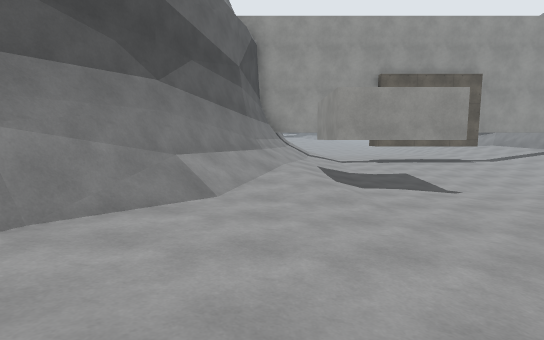
View 1 (above)

16 first-person views from a walk through a Unity game level. The camera is 1.3 m above the floor, tilts 6° down and sees 85° across. The floor is counted in squares, 2 m on a side. Each view is taken from the middle of a square. On the plan, view 1 faces up. The plan holds only what a view shows up to about 9 squares ahead; the rest is blank. The place goes on beyond the plan. Surface patterns are stand-ins for the level's own textures.

View 2
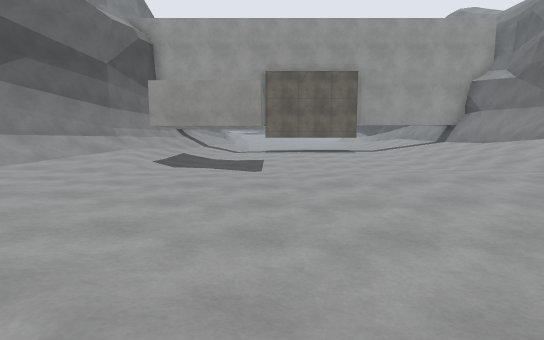

View 3
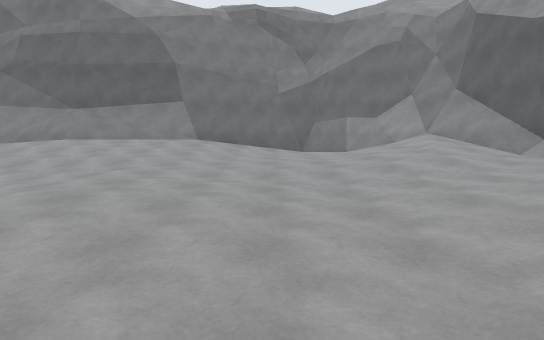

View 4
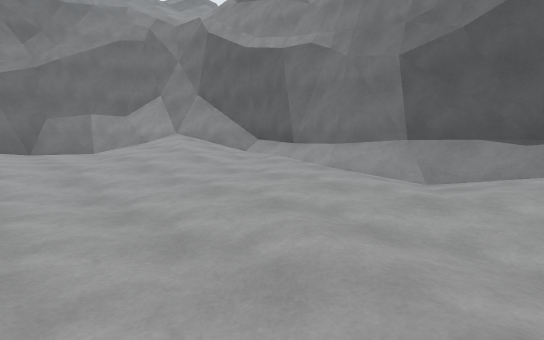

View 5
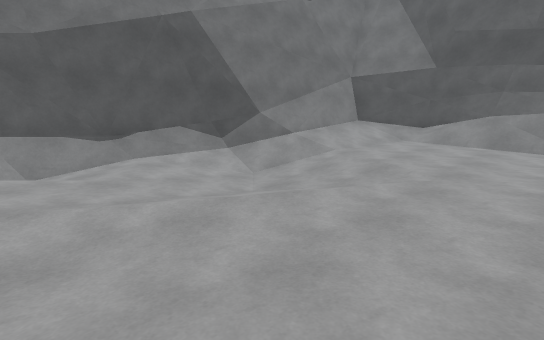

View 6
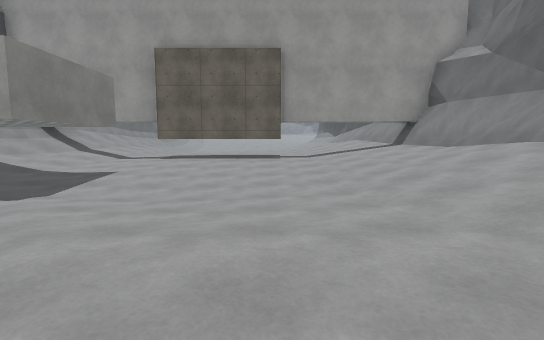

View 7
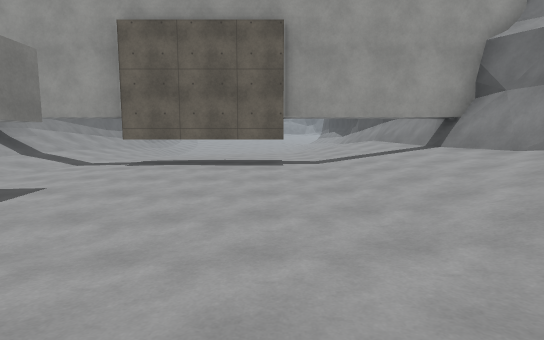

View 8
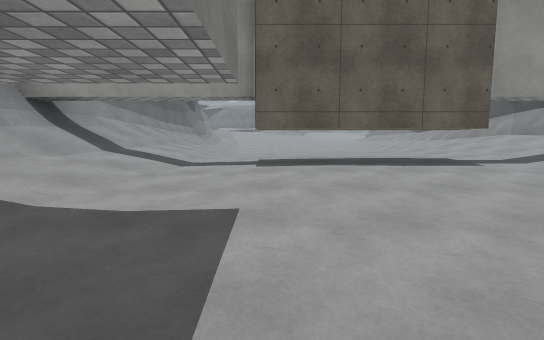

View 9
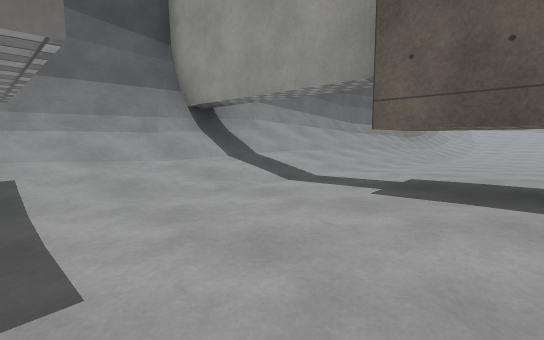

View 10
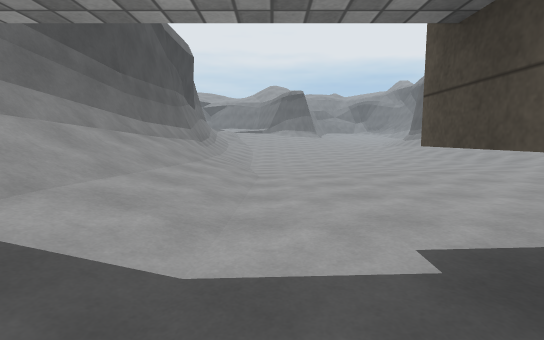

View 11
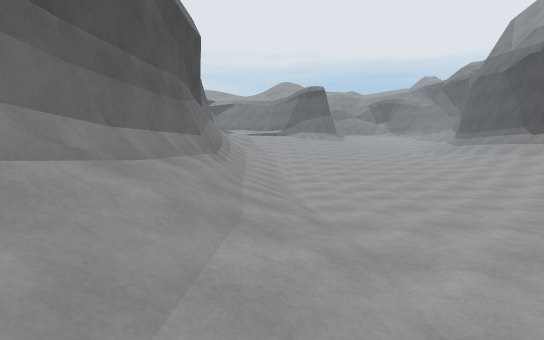

View 12
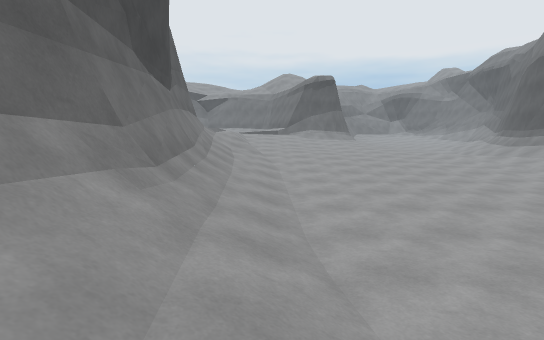

View 13
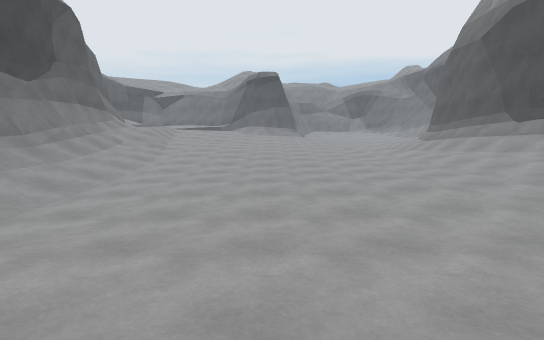

View 14
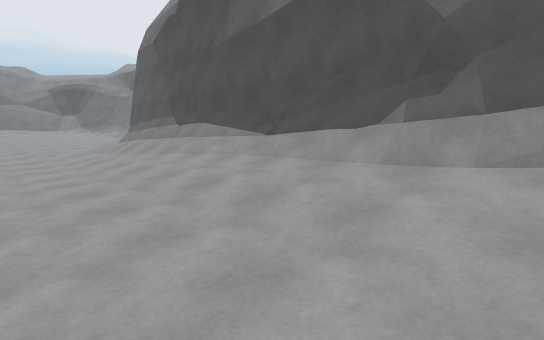

View 15
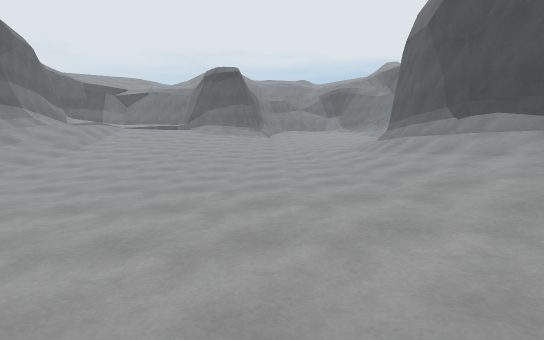

View 16
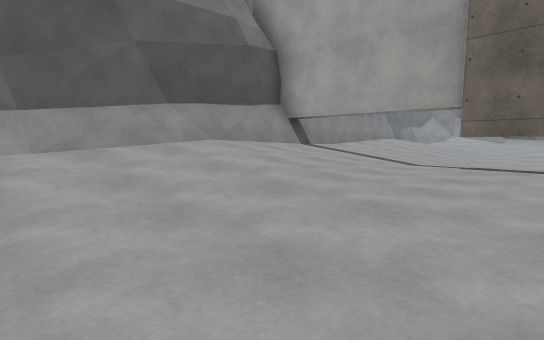

### Floor plan
Key: @ floor where view 1 was taken; # wall or solid block; . main floor; : floor 0.25 m higher than the main floor; - floor 0.25 m lower than the main floor; + floor 0.5 m higher than the main floor; _ floor 0.5 m lower than the main floor; * floor 0.75 m higher than the main floor; % floor 1 m higher than the main floor; & floor 1.25 m higher than the main floor; / step, stairs or slope; T thing the floor can be seen under or through.
Columns run from 3 left of view 1 to 13 right of it. Each row starts with its distance up from view 1.
 26   #//**+++::+/#
 25   ##/*++::::+/#
 24    #/+:::::.+/#
 23    #//......+/#
 22    #//......+/#
 21    #//----..+/#
 20    #//----..:*#
 19    #//-----.:*#
 18    #//-----.:/#
 17    #//---...:/#
 16    #//.....:+/#
 15    #/+...:::+%#
 14    #/+...:::*%#
 13    #/+.:::::+%#
 12    #/+::::::+*#
 11    ##:.TTTT:+##
 10   ##/:......:*##
  9   ##/.......:+/#
  8   #/+.-----.:+##
  7   #/:---_---:*##
  6  ##/:---__--:*/#
  5  #/::.-----.:*/#
  4  #/:...-....:*%#
  3  #::........:+%#
  2 ##:::.---...::+##
  1 #/++:..----.:::/#
  0 #/*@:...---.::::#
 -1 #/*+.---...:++:+#
 -2 ##///-...::+**/##
 -3  ###//:..:++*&##
 -4    ############

Where each view was taken, in squares from view 1:
view 1: 0 up, 0 right, facing up
view 2: 1 down, 4 right, facing up
view 3: 1 up, 3 right, facing right
view 4: 1 up, 3 right, facing down-right
view 5: 2 up, 5 right, facing down-left
view 6: 2 up, 7 right, facing up
view 7: 4 up, 7 right, facing up
view 8: 6 up, 4 right, facing up
view 9: 8 up, 5 right, facing up-left
view 10: 10 up, 3 right, facing up
view 11: 13 up, 2 right, facing up
view 12: 16 up, 2 right, facing up
view 13: 16 up, 5 right, facing up
view 14: 16 up, 7 right, facing up-right
view 15: 17 up, 7 right, facing up
view 16: 17 up, 6 right, facing down-right
